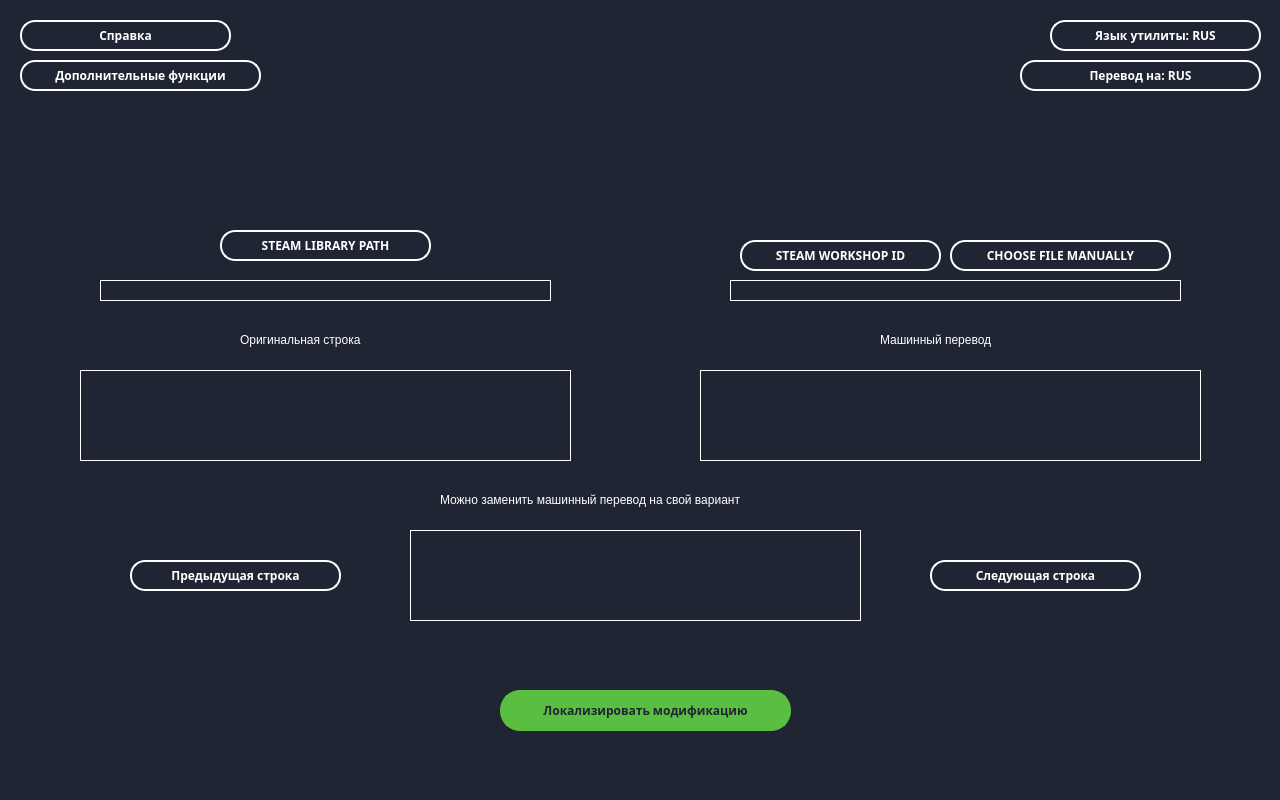
<?xml version="1.0" encoding="UTF-8"?>
<ui version="4.0">
 <class>MainWindow</class>
 <widget class="QMainWindow" name="MainWindow">
  <property name="geometry">
   <rect>
    <x>0</x>
    <y>0</y>
    <width>1280</width>
    <height>800</height>
   </rect>
  </property>
  <property name="minimumSize">
   <size>
    <width>840</width>
    <height>600</height>
   </size>
  </property>
  <property name="maximumSize">
   <size>
    <width>1280</width>
    <height>800</height>
   </size>
  </property>
  <property name="font">
   <font>
    <pointsize>10</pointsize>
   </font>
  </property>
  <property name="contextMenuPolicy">
   <enum>Qt::NoContextMenu</enum>
  </property>
  <property name="windowTitle">
   <string>Stellaris True Machine Translation Tool</string>
  </property>
  <property name="styleSheet">
   <string notr="true">background-color: #1f2533;</string>
  </property>
  <widget class="QWidget" name="centralwidget">
   <widget class="QPushButton" name="pushButton_2">
    <property name="geometry">
     <rect>
      <x>500</x>
      <y>690</y>
      <width>291</width>
      <height>41</height>
     </rect>
    </property>
    <property name="font">
     <font>
      <family>Montserrat</family>
      <pointsize>9</pointsize>
      <weight>75</weight>
      <bold>true</bold>
     </font>
    </property>
    <property name="styleSheet">
     <string notr="true">QPushButton{
	background-color: #5abe41;
	border: 3px solid #5abe41;
	border-radius: 20px;
	color: #1f2533;
	}
QPushButton:hover{
	background-color: #438e30;
	border: #438e30;
	color: #ffffff;
	}
QPushButton:pressed{
	background-color: #c2c2c2;
	color: #1f2533;
	}</string>
    </property>
    <property name="text">
     <string>Локализировать модификацию</string>
    </property>
   </widget>
   <widget class="QPushButton" name="pushButton_3">
    <property name="geometry">
     <rect>
      <x>220</x>
      <y>230</y>
      <width>211</width>
      <height>31</height>
     </rect>
    </property>
    <property name="font">
     <font>
      <family>Montserrat</family>
      <pointsize>9</pointsize>
      <weight>75</weight>
      <bold>true</bold>
     </font>
    </property>
    <property name="styleSheet">
     <string notr="true">QPushButton{
	background-color: #1f2533;
	border: 2px solid #ffffff;
	border-radius: 15px;
	color: #ffffff;
	}
QPushButton:hover{
	background-color: #38393d;
	}
QPushButton:pressed{
	background-color: #c2c2c2;
	border: #c2c2c2;
	color: #1f2533;
	}</string>
    </property>
    <property name="text">
     <string>STEAM LIBRARY PATH</string>
    </property>
   </widget>
   <widget class="QLineEdit" name="lineEdit">
    <property name="geometry">
     <rect>
      <x>100</x>
      <y>280</y>
      <width>451</width>
      <height>21</height>
     </rect>
    </property>
    <property name="styleSheet">
     <string notr="true">QLineEdit{
	background-color: #1f2533;
	border: 1px solid #ffffff;
	color: #ffffff;
	}
QLineEdit:hover{
	background-color: #38393d;
	}</string>
    </property>
   </widget>
   <widget class="QLineEdit" name="lineEdit_2">
    <property name="geometry">
     <rect>
      <x>730</x>
      <y>280</y>
      <width>451</width>
      <height>21</height>
     </rect>
    </property>
    <property name="styleSheet">
     <string notr="true">QLineEdit{
	background-color: #1f2533;
	border: 1px solid #ffffff;
	color: #ffffff;
	}
QLineEdit:hover{
	background-color: #38393d;
	}</string>
    </property>
   </widget>
   <widget class="QPushButton" name="pushButton_4">
    <property name="geometry">
     <rect>
      <x>740</x>
      <y>240</y>
      <width>201</width>
      <height>31</height>
     </rect>
    </property>
    <property name="font">
     <font>
      <family>Montserrat</family>
      <pointsize>9</pointsize>
      <weight>75</weight>
      <bold>true</bold>
     </font>
    </property>
    <property name="styleSheet">
     <string notr="true">QPushButton{
	background-color: #1f2533;
	border: 2px solid #ffffff;
	border-radius: 15px;
	color: #ffffff;
	}
QPushButton:hover{
	background-color: #38393d;
	}
QPushButton:pressed{
	background-color: #c2c2c2;
	border: #c2c2c2;
	color: #1f2533;
	}</string>
    </property>
    <property name="text">
     <string>STEAM WORKSHOP ID</string>
    </property>
   </widget>
   <widget class="QPushButton" name="pushButton_5">
    <property name="geometry">
     <rect>
      <x>950</x>
      <y>240</y>
      <width>221</width>
      <height>31</height>
     </rect>
    </property>
    <property name="font">
     <font>
      <family>Montserrat</family>
      <pointsize>9</pointsize>
      <weight>75</weight>
      <bold>true</bold>
     </font>
    </property>
    <property name="styleSheet">
     <string notr="true">QPushButton{
	background-color: #1f2533;
	border: 2px solid #ffffff;
	border-radius: 15px;
	color: #ffffff;
	}
QPushButton:hover{
	background-color: #38393d;
	}
QPushButton:pressed{
	background-color: #c2c2c2;
	border: #c2c2c2;
	color: #1f2533;
	}</string>
    </property>
    <property name="text">
     <string>CHOOSE FILE MANUALLY</string>
    </property>
   </widget>
   <widget class="QLabel" name="label_2">
    <property name="geometry">
     <rect>
      <x>240</x>
      <y>330</y>
      <width>161</width>
      <height>20</height>
     </rect>
    </property>
    <property name="font">
     <font>
      <pointsize>9</pointsize>
     </font>
    </property>
    <property name="styleSheet">
     <string notr="true">QLabel{
	background-color: #1f2533;
	color: #ffffff;
	text-align: center;
	}
QQLabel:hover{
	background-color: #38393d;
	}</string>
    </property>
    <property name="text">
     <string>Оригинальная строка</string>
    </property>
   </widget>
   <widget class="QLineEdit" name="lineEdit_4">
    <property name="geometry">
     <rect>
      <x>80</x>
      <y>370</y>
      <width>491</width>
      <height>91</height>
     </rect>
    </property>
    <property name="styleSheet">
     <string notr="true">QLineEdit{
	background-color: #1f2533;
	border: 1px solid #ffffff;
	color: #ffffff;
	}
QLineEdit:hover{
	background-color: #38393d;
	}</string>
    </property>
   </widget>
   <widget class="QLabel" name="label_3">
    <property name="geometry">
     <rect>
      <x>880</x>
      <y>330</y>
      <width>161</width>
      <height>20</height>
     </rect>
    </property>
    <property name="font">
     <font>
      <pointsize>9</pointsize>
     </font>
    </property>
    <property name="styleSheet">
     <string notr="true">QLabel{
	background-color: #1f2533;
	color: #ffffff;
	text-align: center;
	}
QQLabel:hover{
	background-color: #38393d;
	}</string>
    </property>
    <property name="text">
     <string>Машинный перевод</string>
    </property>
   </widget>
   <widget class="QLineEdit" name="lineEdit_5">
    <property name="geometry">
     <rect>
      <x>700</x>
      <y>370</y>
      <width>501</width>
      <height>91</height>
     </rect>
    </property>
    <property name="styleSheet">
     <string notr="true">QLineEdit{
	background-color: #1f2533;
	border: 1px solid #ffffff;
	color: #ffffff;
	}
QLineEdit:hover{
	background-color: #38393d;
	}</string>
    </property>
   </widget>
   <widget class="QLabel" name="label_4">
    <property name="geometry">
     <rect>
      <x>440</x>
      <y>490</y>
      <width>421</width>
      <height>20</height>
     </rect>
    </property>
    <property name="font">
     <font>
      <pointsize>9</pointsize>
     </font>
    </property>
    <property name="styleSheet">
     <string notr="true">QLabel{
	background-color: #1f2533;
	color: #ffffff;
	text-align: center;
	}
QQLabel:hover{
	background-color: #38393d;
	}</string>
    </property>
    <property name="text">
     <string>Можно заменить машинный перевод на свой вариант</string>
    </property>
   </widget>
   <widget class="QLineEdit" name="lineEdit_6">
    <property name="geometry">
     <rect>
      <x>410</x>
      <y>530</y>
      <width>451</width>
      <height>91</height>
     </rect>
    </property>
    <property name="styleSheet">
     <string notr="true">QLineEdit{
	background-color: #1f2533;
	border: 1px solid #ffffff;
	color: #ffffff;
	}
QLineEdit:hover{
	background-color: #38393d;
	}</string>
    </property>
   </widget>
   <widget class="QPushButton" name="pushButton_6">
    <property name="geometry">
     <rect>
      <x>930</x>
      <y>560</y>
      <width>211</width>
      <height>31</height>
     </rect>
    </property>
    <property name="font">
     <font>
      <family>Montserrat</family>
      <pointsize>9</pointsize>
      <weight>75</weight>
      <bold>true</bold>
     </font>
    </property>
    <property name="styleSheet">
     <string notr="true">QPushButton{
	background-color: #1f2533;
	border: 2px solid #ffffff;
	border-radius: 15px;
	color: #ffffff;
	}
QPushButton:hover{
	background-color: #38393d;
	}
QPushButton:pressed{
	background-color: #c2c2c2;
	border: #c2c2c2;
	color: #1f2533;
	}</string>
    </property>
    <property name="text">
     <string>Следующая строка</string>
    </property>
   </widget>
   <widget class="QPushButton" name="pushButton_7">
    <property name="geometry">
     <rect>
      <x>130</x>
      <y>560</y>
      <width>211</width>
      <height>31</height>
     </rect>
    </property>
    <property name="font">
     <font>
      <family>Montserrat</family>
      <pointsize>9</pointsize>
      <weight>75</weight>
      <bold>true</bold>
     </font>
    </property>
    <property name="styleSheet">
     <string notr="true">QPushButton{
	background-color: #1f2533;
	border: 2px solid #ffffff;
	border-radius: 15px;
	color: #ffffff;
	}
QPushButton:hover{
	background-color: #38393d;
	}
QPushButton:pressed{
	background-color: #c2c2c2;
	border: #c2c2c2;
	color: #1f2533;
	}</string>
    </property>
    <property name="text">
     <string>Предыдущая строка</string>
    </property>
   </widget>
   <widget class="QLabel" name="label_5">
    <property name="geometry">
     <rect>
      <x>320</x>
      <y>50</y>
      <width>651</width>
      <height>101</height>
     </rect>
    </property>
    <property name="text">
     <string/>
    </property>
    <property name="pixmap">
     <pixmap>pictures/stmtt.png</pixmap>
    </property>
   </widget>
   <widget class="QLabel" name="label_6">
    <property name="geometry">
     <rect>
      <x>310</x>
      <y>180</y>
      <width>41</width>
      <height>41</height>
     </rect>
    </property>
    <property name="text">
     <string/>
    </property>
    <property name="pixmap">
     <pixmap>pictures/steam.png</pixmap>
    </property>
   </widget>
   <widget class="QPushButton" name="pushButton_8">
    <property name="geometry">
     <rect>
      <x>1050</x>
      <y>20</y>
      <width>211</width>
      <height>31</height>
     </rect>
    </property>
    <property name="font">
     <font>
      <family>Montserrat</family>
      <pointsize>9</pointsize>
      <weight>75</weight>
      <bold>true</bold>
     </font>
    </property>
    <property name="styleSheet">
     <string notr="true">QPushButton{
	background-color: #1f2533;
	border: 2px solid #ffffff;
	border-radius: 15px;
	color: #ffffff;
	}
QPushButton:hover{
	background-color: #38393d;
	}
QPushButton:pressed{
	background-color: #c2c2c2;
	border: #c2c2c2;
	color: #1f2533;
	}</string>
    </property>
    <property name="text">
     <string>Язык утилиты: RUS</string>
    </property>
   </widget>
   <widget class="QPushButton" name="pushButton_9">
    <property name="geometry">
     <rect>
      <x>1020</x>
      <y>60</y>
      <width>241</width>
      <height>31</height>
     </rect>
    </property>
    <property name="font">
     <font>
      <family>Montserrat</family>
      <pointsize>9</pointsize>
      <weight>75</weight>
      <bold>true</bold>
     </font>
    </property>
    <property name="styleSheet">
     <string notr="true">QPushButton{
	background-color: #1f2533;
	border: 2px solid #ffffff;
	border-radius: 15px;
	color: #ffffff;
	}
QPushButton:hover{
	background-color: #38393d;
	}
QPushButton:pressed{
	background-color: #c2c2c2;
	border: #c2c2c2;
	color: #1f2533;
	}</string>
    </property>
    <property name="text">
     <string>Перевод на: RUS</string>
    </property>
   </widget>
   <widget class="QPushButton" name="pushButton_11">
    <property name="geometry">
     <rect>
      <x>20</x>
      <y>20</y>
      <width>211</width>
      <height>31</height>
     </rect>
    </property>
    <property name="font">
     <font>
      <family>Montserrat</family>
      <pointsize>9</pointsize>
      <weight>75</weight>
      <bold>true</bold>
     </font>
    </property>
    <property name="styleSheet">
     <string notr="true">QPushButton{
	background-color: #1f2533;
	border: 2px solid #ffffff;
	border-radius: 15px;
	color: #ffffff;
	}
QPushButton:hover{
	background-color: #38393d;
	}
QPushButton:pressed{
	background-color: #c2c2c2;
	border: #c2c2c2;
	color: #1f2533;
	}</string>
    </property>
    <property name="text">
     <string>Справка</string>
    </property>
   </widget>
   <widget class="QPushButton" name="pushButton_12">
    <property name="geometry">
     <rect>
      <x>20</x>
      <y>60</y>
      <width>241</width>
      <height>31</height>
     </rect>
    </property>
    <property name="font">
     <font>
      <family>Montserrat</family>
      <pointsize>9</pointsize>
      <weight>75</weight>
      <bold>true</bold>
     </font>
    </property>
    <property name="styleSheet">
     <string notr="true">QPushButton{
	background-color: #1f2533;
	border: 2px solid #ffffff;
	border-radius: 15px;
	color: #ffffff;
	}
QPushButton:hover{
	background-color: #38393d;
	}
QPushButton:pressed{
	background-color: #c2c2c2;
	border: #c2c2c2;
	color: #1f2533;
	}</string>
    </property>
    <property name="text">
     <string>Дополнительные функции</string>
    </property>
   </widget>
  </widget>
  <widget class="QStatusBar" name="statusbar"/>
  <widget class="QMenuBar" name="menubar">
   <property name="geometry">
    <rect>
     <x>0</x>
     <y>0</y>
     <width>1280</width>
     <height>26</height>
    </rect>
   </property>
  </widget>
 </widget>
 <resources/>
 <connections/>
</ui>
